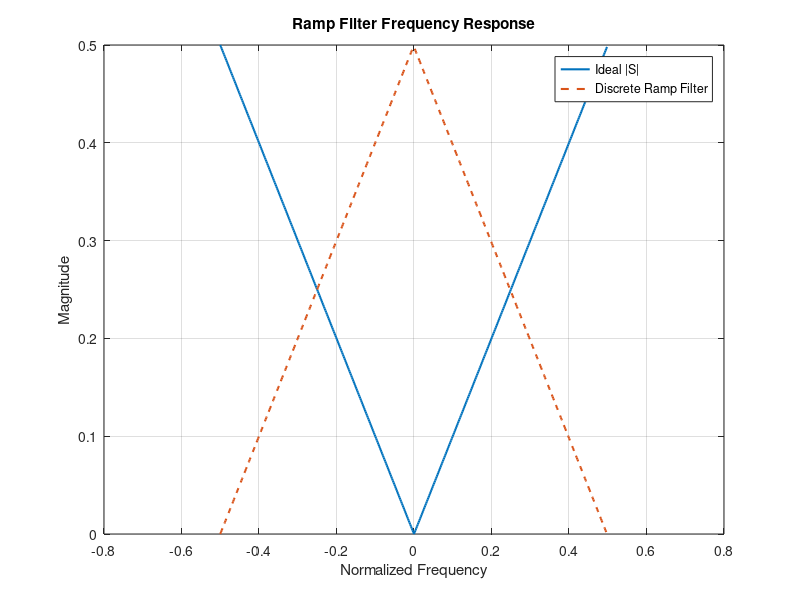
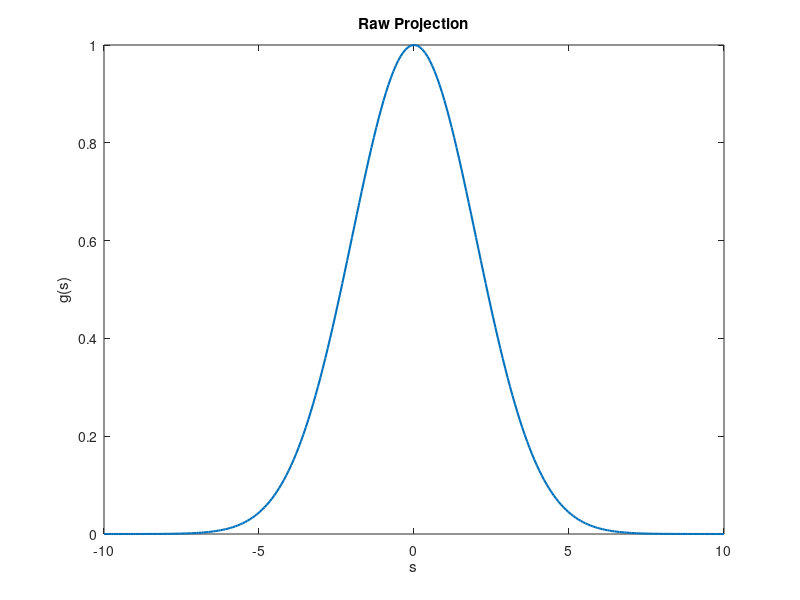
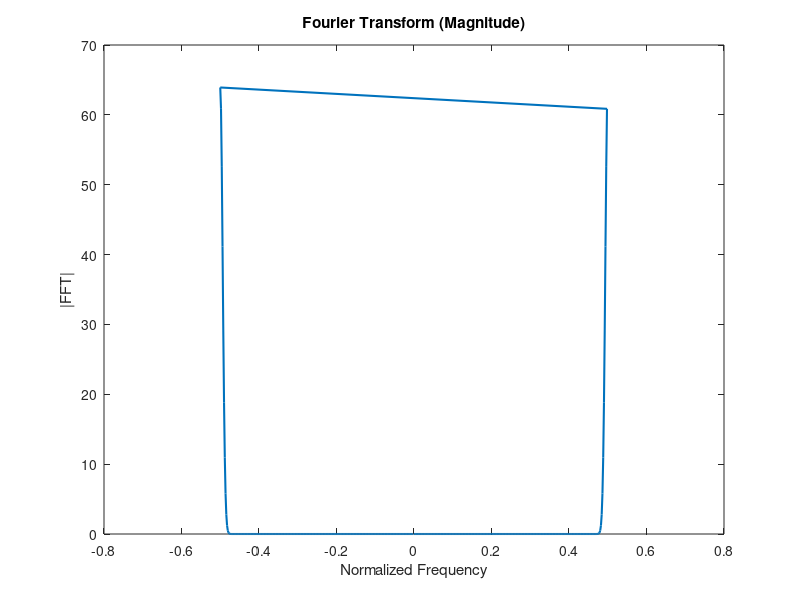
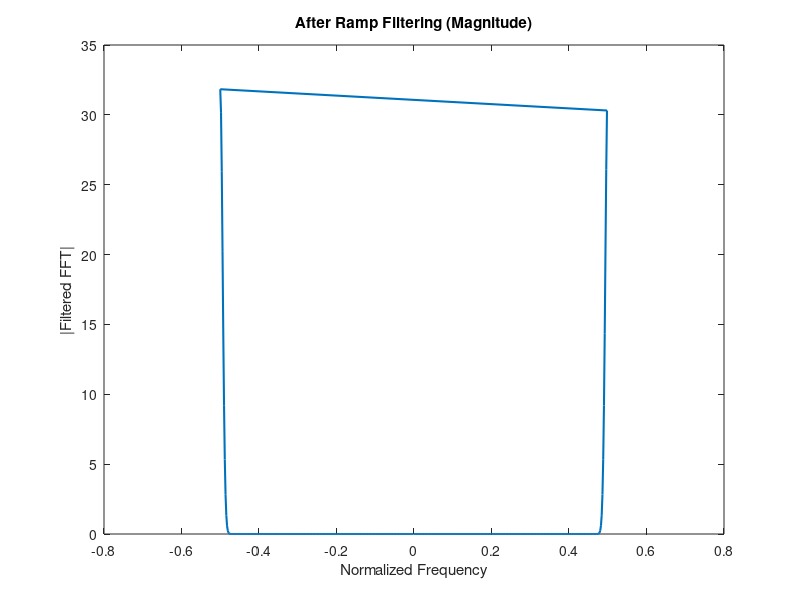

Write the MATLAB code that produced these figures, in order.
clear; clc; close all;

N = 256;                 
N_pad = 2^nextpow2(2*N);
freq = (-N_pad/2 : N_pad/2 - 1)/N_pad;  

idealRamp = abs(freq);

halfRamp = (0 : (N_pad/2 - 1)) / N_pad;
discreteRamp = [halfRamp, fliplr(halfRamp)];

figure('Name','Ramp Filter Frequency Response');
plot(freq, idealRamp, 'LineWidth',1.5); hold on;
plot(freq, discreteRamp, '--','LineWidth',1.5);
xlabel('Normalized Frequency');
ylabel('Magnitude');
legend('Ideal |S|','Discrete Ramp Filter','Location','best');
title('Ramp Filter Frequency Response');
grid on;
drawnow;

s = linspace(-10,10,N);
projectionRaw = exp(-0.5*(s/2).^2);  

proj_fft = fftshift(fft(projectionRaw, N_pad));

rampFilter = discreteRamp;

filtered_fft = proj_fft .* rampFilter;

filtered_projection_full = ifft(ifftshift(filtered_fft), N_pad);
filtered_projection = real(filtered_projection_full(1:N));

figure('Name','Raw Projection');
plot(s, projectionRaw, 'LineWidth',1.5);
title('Raw Projection');
xlabel('s');
ylabel('g(s)');
drawnow;

figure('Name','Fourier Transform (Magnitude)');
freqAxis = fftshift(freq); % for consistent plotting
plot(freqAxis, abs(proj_fft), 'LineWidth',1.5);
title('Fourier Transform (Magnitude)');
xlabel('Normalized Frequency'); 
ylabel('|FFT|');
drawnow;

figure('Name','After Ramp Filtering (Magnitude)');
plot(freqAxis, abs(filtered_fft), 'LineWidth',1.5);
title('After Ramp Filtering (Magnitude)');
xlabel('Normalized Frequency'); 
ylabel('|Filtered FFT|');
drawnow;

figure('Name','Filtered Projection (Spatial Domain)');
plot(s, filtered_projection, 'LineWidth',1.5);
title('Filtered Projection (Spatial Domain)');
xlabel('s');
ylabel('g_{filtered}(s)');
drawnow;

phantomSize = 128;
phantomImg = phantom(phantomSize);

angles = 0:10:170;
[sinogram, xp] = radon(phantomImg, angles);

[numDet, numAng] = size(sinogram);
N_pad_sino = 2^nextpow2(2*numDet);
fftMagArray = zeros(N_pad_sino, numAng);

freqAxis2 = linspace(-0.5, 0.5, N_pad_sino);

for aIdx = 1:numAng
    proj = sinogram(:, aIdx);
    projFFT = fftshift(fft(proj, N_pad_sino));
    fftMagArray(:, aIdx) = abs(projFFT);
end

figure('Name','FFT Magnitude vs. Angle & Frequency');
imagesc(angles, freqAxis2, fftMagArray);
colormap jet; colorbar;
xlabel('Projection Angle (degrees)');
ylabel('Normalized Frequency');
title('Magnitude of 1D FFT of Each Projection');
axis xy;
drawnow;
